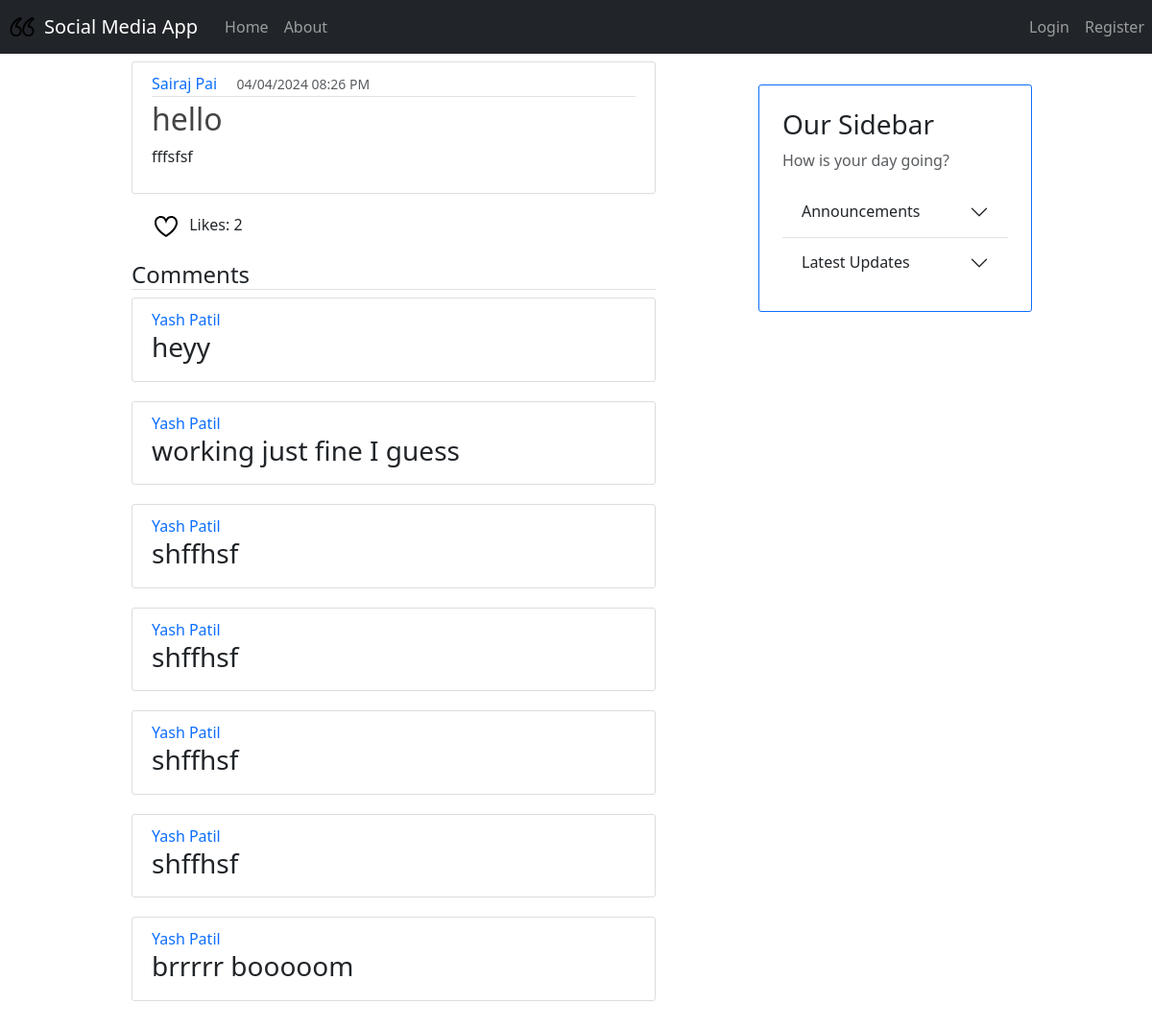
/post/1, run on the app's committed database.
### models.py (models this page shows, shortened)
class Base(DeclarativeBase): # pylint: disable=too-few-public-methods
    pass

class User(Base, UserMixin): # pylint: disable=too-few-public-methods
    __tablename__ = "user_account"
    username: Mapped[str] = mapped_column(primary_key=True)
    fullname: Mapped[str] = mapped_column(nullable=False)
    email: Mapped[str] = mapped_column(nullable=False, unique=True)
    password: Mapped[str] = mapped_column(nullable=False)
    profile_pic_url: Mapped[Optional[str]] = mapped_column(default="user.png")
    posts: Mapped[List["Posts"]] = relationship(back_populates="owner")

class Posts(Base): # pylint: disable=too-few-public-methods
    __tablename__ = "posts"
    id: Mapped[int] = mapped_column(primary_key=True)
    title: Mapped[str] = mapped_column(nullable=False)
    text: Mapped[str] = mapped_column(nullable=False)
    image: Mapped[Optional[str]] = mapped_column()
    likes: Mapped[List["Likes"]] = relationship(back_populates="post")
    timestamp: Mapped[int] = mapped_column(nullable=False)
    owner_id: Mapped[str] = mapped_column(ForeignKey("user_account.username"))
    owner: Mapped["User"] = relationship(back_populates="posts")
    comments: Mapped[List["Comments"]] = relationship(back_populates="post")
    no_of_likes = column_property(
        select(func.count(Likes.id))
        .where(Likes.liked_post_id == id)
        .scalar_subquery()
    )

class Comments(Base): # pylint: disable=too-few-public-methods
    __tablename__ = "comments"
    id: Mapped[int] = mapped_column(primary_key=True)
    text: Mapped[str] = mapped_column(nullable=False)
    creator_id: Mapped[str] = mapped_column(ForeignKey("user_account.username"))
    created_by: Mapped["User"] = relationship()
    post_id: Mapped[int] = mapped_column(ForeignKey("posts.id"))
    post: Mapped["Posts"] = relationship()

### app.py (the view)
@app.route("/post/<int:post_id>", methods=['GET', 'POST'])
def post(post_id):
    post = db.session.execute(db.select(Posts).where(Posts.id == post_id)).scalar_one_or_none()
    tz = timezone("Asia/Kolkata")
    comment = db.session.execute(db.select(Comments).where(id == post_id)).scalars()
    if current_user.is_authenticated:
        has_liked = db.session.execute(select(Likes)
                                       .where(Likes.liked_by_id == current_user.username)
                                       .where(Likes.liked_post_id == post_id)
                                       ).scalar_one_or_none()
        form = CommentForm()
        if form.validate_on_submit() :
            comment = Comments(
                        text=form.text.data,
                        created_by=current_user,
                        post_id = post_id,
                        )
            db.session.add(comment)
            post.comments.append(comment)
            comment.created_by = current_user
            db.session.commit()
            for comment in post.comments:
                print(comment)
            flash('Comment Created!', 'success')
        return render_template('post.html', post=post,datetime=datetime,comments=post.comments,form=form,tz=tz, has_liked=has_liked)
    else:
        return render_template('post.html', post=post,datetime=datetime,comments=post.comments,form=None,tz=tz)

### templates/post.html (shortened to what this page needs)
{% extends "layout.html" %}
{% block content %}
<article class="media content-section">
    <div class="media-body">
        <div class="article-metadata">
            <a class="text-decoration-none me-3" href="#">{{ post.owner.fullname }}</a>
              <small class="text-muted">{{ datetime.fromtimestamp(post.timestamp, tz=tz).strftime('%d/%m/%Y %I:%M %p') }}</small>
        </div>
            <h2 class="article-title">{{ post.title }}</h2>
            <p class="article-content">{{ post.text }}</p>
    </div>
</article>
    <div class="mt-2 mb-4 ms-4">
        <div class="button" onclick="location.href='{{ url_for('like_post', post_id=post.id) }}';">
            {% if has_liked %}
                <img src="{{ url_for('static', filename='liked.svg') }}" class="me-2 likeButton">
            {% else %}
                <img src="{{ url_for('static', filename='notliked.svg') }}" class="me-2 likeButton">
            {% endif %}
            Likes: {{ post.no_of_likes }}
        </div>
    </div>
        <div class="media-body">
        <h4 class="border-bottom mt-4">Comments</h4>
        {% for comment in comments %}
            <div class="media content-section">
                <div class="media-body">
                    <a class="text-decoration-none" href="#"> {{ comment.created_by.fullname }}</a>
                    <h3>{{ comment.text }}</h3>
                </div>
            </div>
        {% endfor %}
    </div>
<br>
{% endblock %}

### templates/layout.html (shortened to what this page needs)
<!DOCTYPE html>
<html lang="en">
<head>
    <link href="https://cdn.jsdelivr.net/npm/bootstrap@5.3.3/dist/css/bootstrap.min.css" rel="stylesheet">
    <link rel="stylesheet" type="text/css" href="{{ url_for('static', filename='main.css') }}">
</head>
<body>
    <nav class="navbar navbar-expand-md navbar-dark bg-dark mb-2">
         <img src="{{ url_for('static', filename='icon.png') }}" width="30" height="30" class="d-inline-block align-top me-2 ms-2" alt="App Icon">
        <a class="navbar-brand mx-auto" href="#">Social Media App</a>
        <div class="collapse navbar-collapse" id="navbarNav">
            <ul class="navbar-nav">
                <li class="nav-item active">
                    <a class="nav-link" href="{{ url_for('home') }}">Home </a>
                </li>
                <li class="nav-item">
                    <a class="nav-link" href="{{ url_for('about') }}">About</a>
                </li>
            </ul>
            <ul class="navbar-nav ms-auto">
                {% if not current_user.is_authenticated %}
                    <li class="nav-item">
                        <a class="nav-link" href="{{ url_for('login') }}">Login</a>
                    </li>
                    <li class="nav-item">
                        <a class="nav-link" href="{{ url_for('register') }}">Register</a>
                    </li>
                {% endif %}
            </ul>
        </div>
    </nav>
    <div class="container">
        <div class="row align-items-start">
            <div class="col-md-6 offset-md-1 col-12">
                {% block content %}
                {% endblock %}
            </div>
            <div class="col-md-3 offset-md-1 col-10 offset-1 p-4 mt-4 border border-primary content-section">
                <div class="sidebar">
                    <h3>Our Sidebar</h3>
                    <p class='text-muted'>How is your day going?</p>
                    <div class="accordion accordion-flush" id="accordionFlushExample">
                        <div class="accordion-item">
                            <h2 class="accordion-header" id="flush-headingOne">
                                <button class="accordion-button collapsed" type="button" data-bs-toggle="collapse" data-bs-target="#flush-collapseOne" aria-expanded="false" aria-controls="flush-collapseOne">
                                    Announcements
                                </button>
                            </h2>
                        </div>
                        <div class="accordion-item">
                            <h2 class="accordion-header" id="flush-headingTwo">
                                <button class="accordion-button collapsed" type="button" data-bs-toggle="collapse" data-bs-target="#flush-collapseTwo" aria-expanded="false" aria-controls="flush-collapseTwo">
                                    Latest Updates
                                </button>
                            </h2>
                        </div>
                    </div>
                </div>
            </div>
        </div>
    </div>
</body>
</html>

### static/main.css (style rules this page uses)
.content-section { background: #ffffff; padding: 10px 20px; border: 1px solid #dddddd; border-radius: 8px; margin-bottom: 20px; }
#navbarNav { padding-left: 20px; }
.content-section { background: #ffffff; padding: 10px 20px; border: 1px solid #dddddd; border-radius: 3px; margin-bottom: 20px; }
.article-title { color: #444444; }
.article-content { white-space: pre-line; }
.article-metadata { padding-bottom: 1px; margin-bottom: 4px; border-bottom: 1px solid #e3e3e3 }

### data on the page
User: owner.fullname "Sairaj Pai"
Posts: fromtimestamp "04/04/2024 08:26 PM", title "hello", text "fffsfsf"
Comments: created_by.fullname "Yash Patil", text "heyy"
Comments: created_by.fullname "Yash Patil", text "working just fine I guess"
Comments: created_by.fullname "Yash Patil", text "shffhsf"
Comments: created_by.fullname "Yash Patil", text "shffhsf"
Comments: created_by.fullname "Yash Patil", text "shffhsf"
Comments: created_by.fullname "Yash Patil", text "shffhsf"
Comments: created_by.fullname "Yash Patil", text "brrrrr booooom"

### other printed values
{{ post.no_of_likes }} "2"
